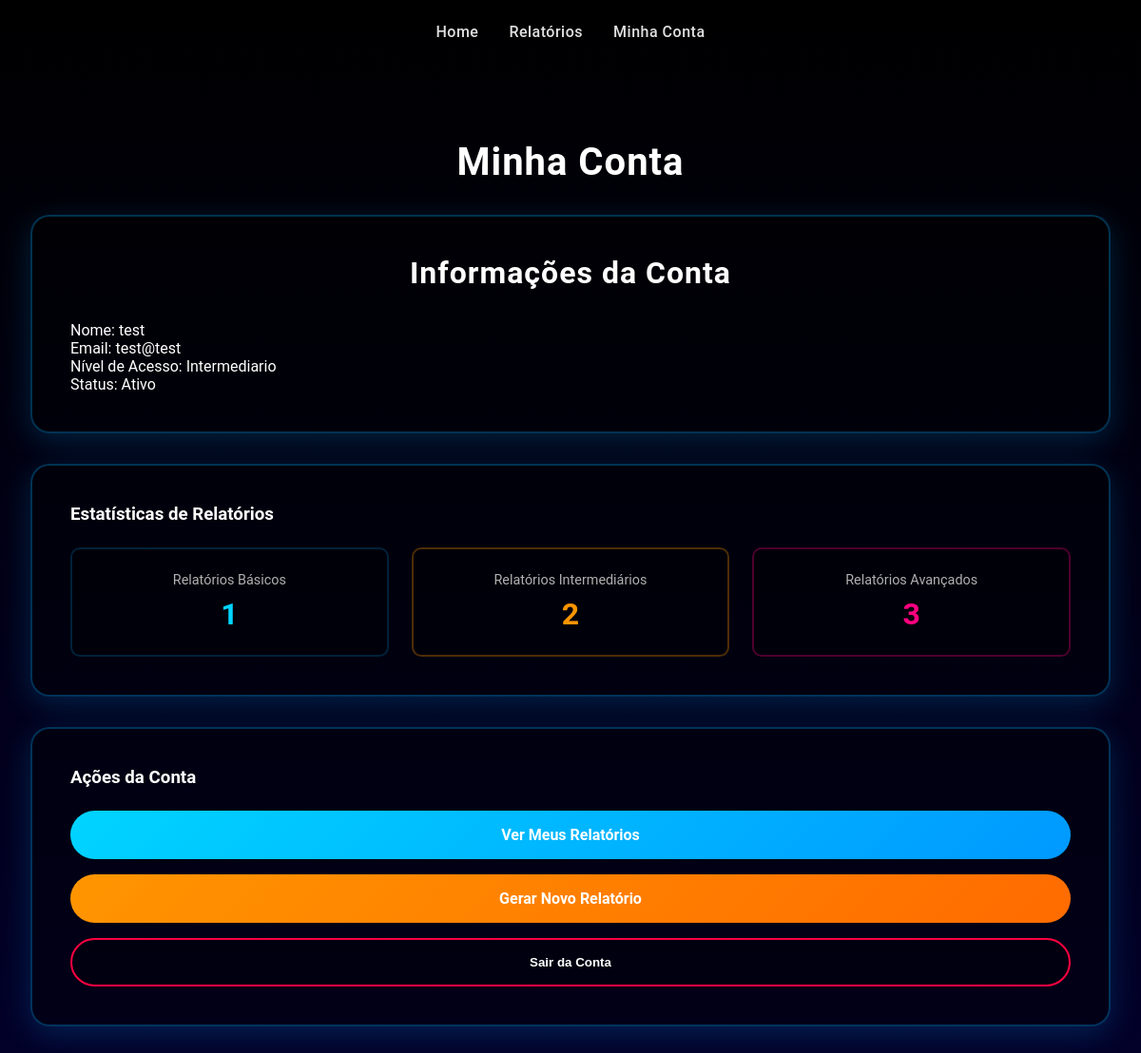
Page /minha_conta (signed in) on the earlier database version.
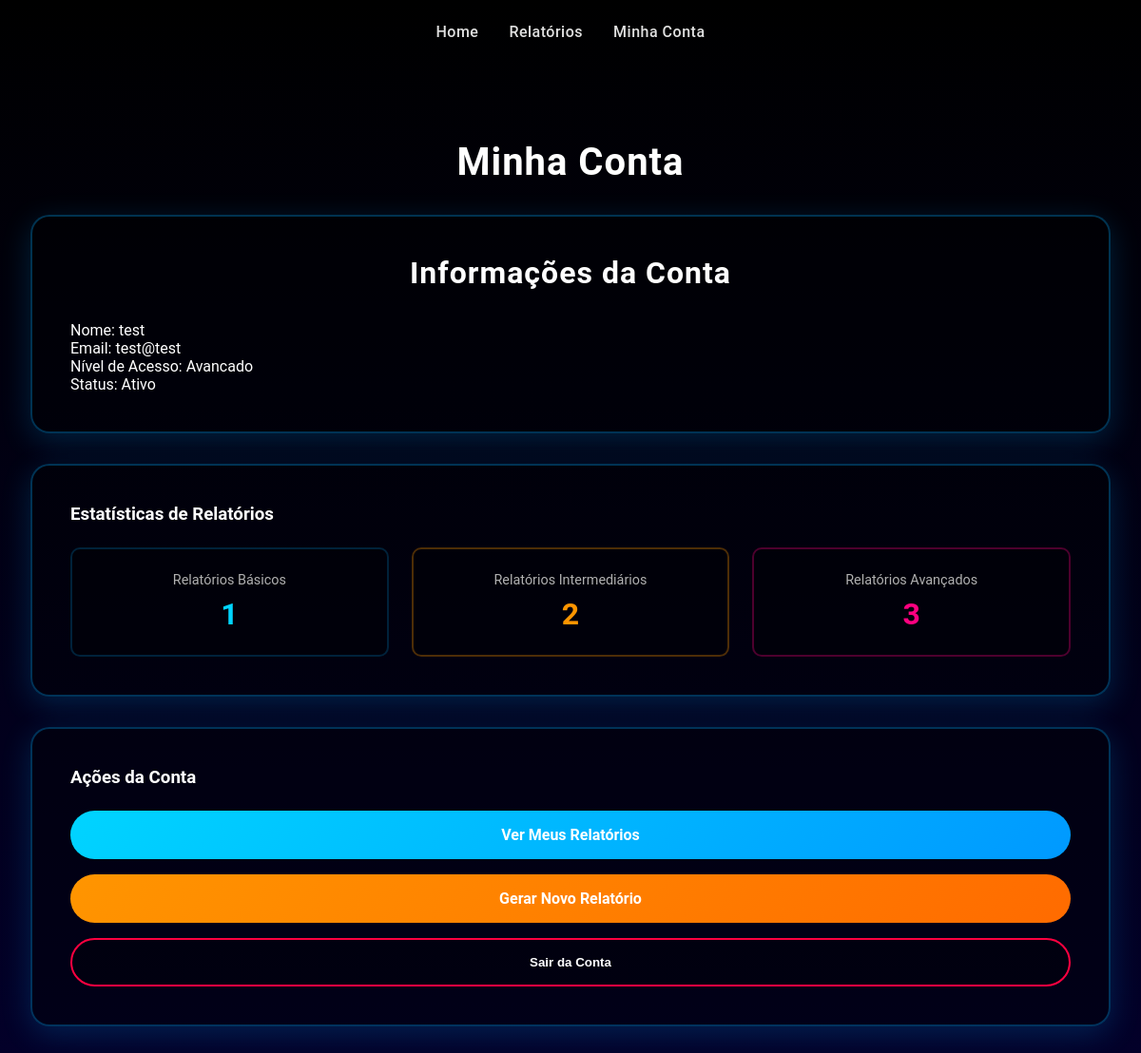
Same page on the later database version.
### app/models.py (models this page shows, shortened)
class Cliente(db.Model):
    id = db.Column(db.Integer, primary_key=True)  # Define a coluna ID como chave primária, única e autoincrementável.
    cliente_nome = db.Column(db.String(80), nullable=False)  # Define a coluna nome do cliente
    cliente_email = db.Column(db.String(320), unique=True, nullable=False)  # Armazena o e-mail, deve ser único e é obrigatório (usado para login).
    cliente_senha = db.Column(db.String(128), nullable=False)  # Armazena o hash da senha
    cliente_status = db.Column(db.String(10), nullable=False, default='ativo')
    nivel_acesso = db.Column(db.String(20), nullable=False, default='basico') #1 cliente só pode ter 1 nível
    relatorios_basicos = db.relationship('RelatorioBasico', backref='cliente', lazy=True, cascade="all, delete-orphan")  # # Define a relação "Um para Muitos" com RelatorioBasico. 'backref' permite acessar o cliente a partir do relatório, e 'cascade' garante que relatórios sejam excluídos ao deletar o cliente.
    relatorios_intermediarios = db.relationship('RelatorioIntermediario', backref='cliente', lazy=True, cascade="all, delete-orphan")       # Um cliente pode ter VÁRIOS relatórios intermediários
    relatorios_avancados = db.relationship('RelatorioAvancado', backref='cliente', lazy=True, cascade="all, delete-orphan")       # Um cliente pode ter VÁRIOS relatórios avançados

### app/routes.py (the view)
@main_bp.route('/minha_conta') # Rota para a página de perfil do cliente.
def minha_conta(): # Função que exibe o perfil e estatísticas.
    if 'cliente_id' not in session: # Verifica login.
        flash('Você precisa estar logado para acessar esta página.', 'warning')
        return redirect(url_for('main.login'))
    cliente = Cliente.query.get(session['cliente_id']) # Busca o cliente logado.
    total_basico = RelatorioBasico.query.filter_by(cliente_id=cliente.id).count() # Conta quantos relatórios básicos o cliente possui.
    total_intermediario = RelatorioIntermediario.query.filter_by(cliente_id=cliente.id).count() # Conta quantos intermediários.
    total_avancado = RelatorioAvancado.query.filter_by(cliente_id=cliente.id).count() # Conta quantos avançados.
    return render_template('minha_conta.html', # Renderiza a página da conta.
                         cliente=cliente, # Passa os dados do cliente.
                         total_basico=total_basico, # Passa o total de básicos.
                         total_intermediario=total_intermediario, # Passa o total de intermediários.
                         total_avancado=total_avancado) # Passa o total de avançados.

### app/templates/minha_conta.html (shortened to what this page needs)
<!DOCTYPE html>
<html lang="pt-BR">
<head>
    <link rel="stylesheet" href="{{ url_for('static', filename='css/style.css') }}">
</head>
<body>
    <div>
        <nav>
            <a href="/">Home</a>
            <a href="/escolher_relatorio">Relatórios</a>
            <a href="/minha_conta">Minha Conta</a>
        </nav>
    </div>
    <div class="scanner-container">
        <h1>Minha Conta</h1>
        <div class="relatorio-info-card">
            <h2>Informações da Conta</h2>
            <div class="info-grid">
                <div class="info-item">
                    <span class="info-label">Nome:</span>
                    <span class="info-value">{{ cliente.cliente_nome }}</span>
                </div>
                <div class="info-item">
                    <span class="info-label">Email:</span>
                    <span class="info-value">{{ cliente.cliente_email }}</span>
                </div>
                <div class="info-item">
                    <span class="info-label">Nível de Acesso:</span>
                    <span class="info-value">{{ cliente.nivel_acesso|capitalize }}</span>
                </div>
                <div class="info-item">
                    <span class="info-label">Status:</span>
                    <span class="info-value">{{ cliente.cliente_status|capitalize }}</span>
                </div>
            </div>
        </div>
        <div class="scanner-form-card">
            <h3>Estatísticas de Relatórios</h3>
            <div style="display: grid; grid-template-columns: repeat(auto-fit, minmax(200px, 1fr)); gap: 1.5rem; margin-top: 1.5rem;">
                <div style="background: rgba(0, 0, 0, 0.3); padding: 1.5rem; border-radius: 10px; border: 2px solid rgba(0, 170, 255, 0.2); text-align: center;">
                    <p style="color: #b0b0b0; font-size: 0.9rem; margin-bottom: 0.5rem;">Relatórios Básicos</p>
                    <p style="color: #00d4ff; font-size: 2rem; font-weight: 700; margin: 0;">{{ total_basico }}</p>
                </div>
                <div style="background: rgba(0, 0, 0, 0.3); padding: 1.5rem; border-radius: 10px; border: 2px solid rgba(255, 149, 0, 0.3); text-align: center;">
                    <p style="color: #b0b0b0; font-size: 0.9rem; margin-bottom: 0.5rem;">Relatórios Intermediários</p>
                    <p style="color: #ff9500; font-size: 2rem; font-weight: 700; margin: 0;">{{ total_intermediario }}</p>
                </div>
                <div style="background: rgba(0, 0, 0, 0.3); padding: 1.5rem; border-radius: 10px; border: 2px solid rgba(255, 0, 128, 0.3); text-align: center;">
                    <p style="color: #b0b0b0; font-size: 0.9rem; margin-bottom: 0.5rem;">Relatórios Avançados</p>
                    <p style="color: #ff0080; font-size: 2rem; font-weight: 700; margin: 0;">{{ total_avancado }}</p>
                </div>
            </div>
        </div>
        <div class="relatorios-recentes-card">
            <h3>Ações da Conta</h3>
            <div style="display: flex; flex-direction: column; gap: 1rem; margin-top: 1.5rem;">
                <a href="/relatorios_recentes" style="display: block; background: linear-gradient(135deg, #00d4ff 0%, #0099ff 100%); color: #ffffff; text-decoration: none; padding: 1rem 2rem; border-radius: 50px; text-align: center; font-weight: 600; transition: all 0.3s ease;">
                    Ver Meus Relatórios
                </a>
                <a href="/scaner" style="display: block; background: linear-gradient(135deg, #ff9500 0%, #ff6b00 100%); color: #ffffff; text-decoration: none; padding: 1rem 2rem; border-radius: 50px; text-align: center; font-weight: 600; transition: all 0.3s ease;">
                    Gerar Novo Relatório
                </a>
                <form method="POST" action="/logout" style="margin: 0;">
                    <button type="submit" style="width: 100%; background: rgba(0, 0, 0, 0.3); border: 2px solid #ff0040; border-radius: 50px; padding: 1rem 2rem; cursor: pointer; color: #ffffff; font-weight: 600; transition: all 0.3s ease;">
                        Sair da Conta
                    </button>
                </form>
            </div>
        </div>
    </div>
</body>
</html>

### app/static/css/style.css (style rules this page uses)
* { margin: 0; padding: 0; box-sizing: border-box; }
html { height: 100%; }
body { font-family: 'Montserrat', 'Poppins', 'Roboto', sans-serif; background: linear-gradient(to bottom, #000000 0%, #03002b 100%); min-height: 100%; color: #ffffff; background-attachment: fixed; }
h1, h2 { text-align: center; color: #ffffff; font-weight: 700; letter-spacing: 1px; }
h1 { font-size: 2.5rem; margin: 2rem 0; }
h2 { font-size: 2rem; margin-bottom: 2rem; }
nav { padding: 1.5rem 2rem; display: flex; gap: 2rem; align-items: center; justify-content: center; }
nav a { color: #e0e0e0; text-decoration: none; font-size: 1rem; font-weight: 500; transition: color 0.3s ease; letter-spacing: 0.5px; }
.scanner-container { max-width: 1200px; margin: 0 auto; padding: 3rem 2rem; }
.relatorio-info-card, .scanner-form-card, .relatorios-recentes-card { background: rgba(0, 0, 0, 0.4); border-radius: 20px; padding: 2.5rem; border: 2px solid rgba(0, 170, 255, 0.3); margin-bottom: 2rem; box-shadow: 0 8px 32px rgba(0, 170, 255, 0.2); }

Differences in the rows shown:
changed Cliente "test": nivel_acesso "Intermediario" → "Avancado"
